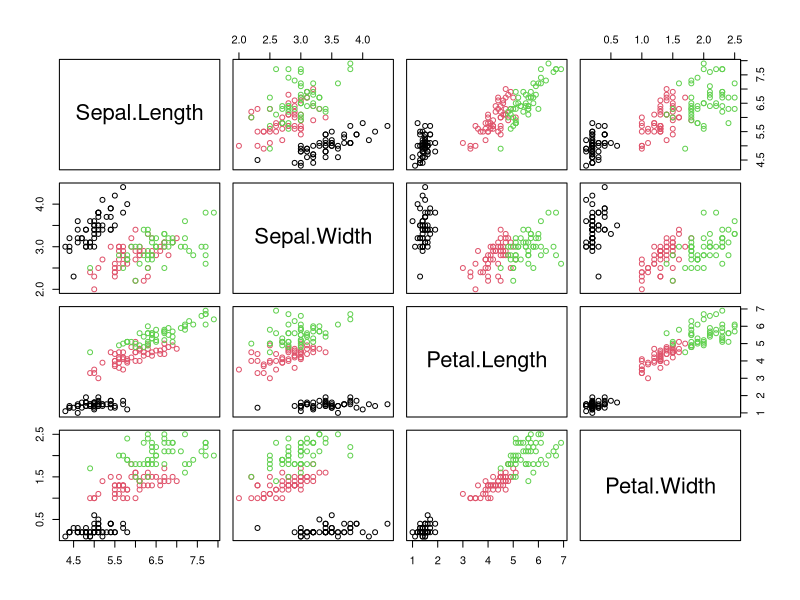
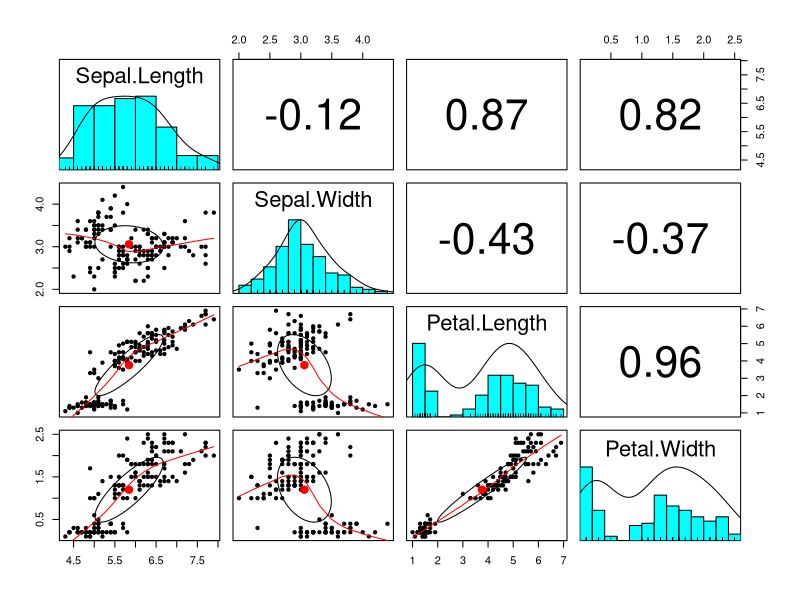

Reproduce these figures in R, in order.
## ---- chunk 1
knitr::opts_chunk$set(echo = TRUE)
## ---- chunk 2
data(iris)
x=iris[,-5]
x
## ---- chunk 3
pairs(x, col=iris[,5])
## ---- chunk 4
cor(iris[,1:4])
## ---- chunk 5
library(psych)
## ---- chunk 6
pairs.panels(iris[,-5], method = "pearson")
